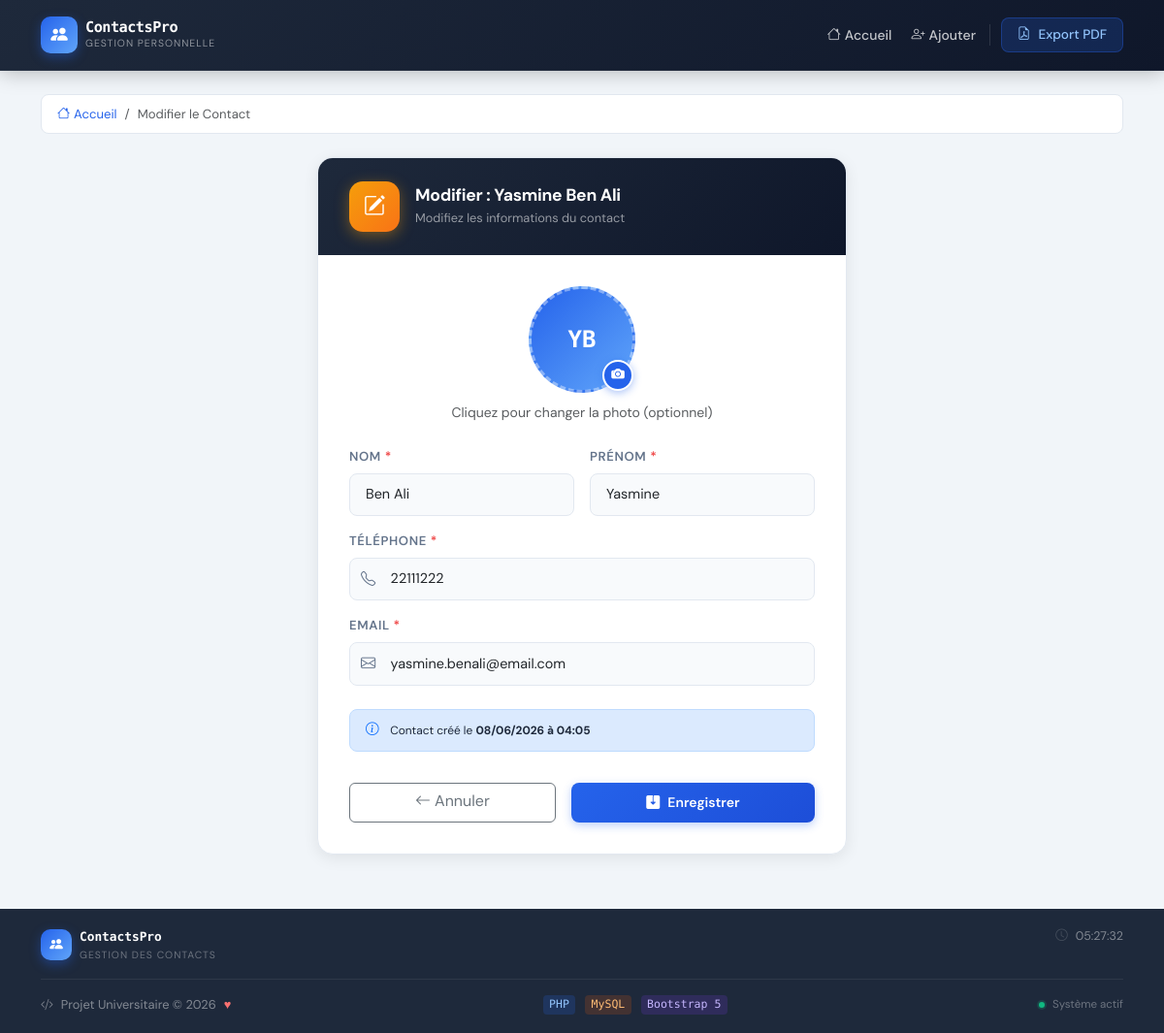
Page /index.php?action=edit&id=7 on the committed database.
### tables this page shows
CREATE TABLE `contacts` (
  `id`          INT(11)       NOT NULL AUTO_INCREMENT,
  `nom`         VARCHAR(50)   NOT NULL,
  `prenom`      VARCHAR(50)   NOT NULL,
  `telephone`   VARCHAR(20)   NOT NULL,
  `email`       VARCHAR(100)  NOT NULL,
  `photo`       VARCHAR(255)  DEFAULT NULL,
  `created_at`  TIMESTAMP     NOT NULL DEFAULT CURRENT_TIMESTAMP,
  PRIMARY KEY (`id`),
  UNIQUE KEY `uq_email` (`email`)
);

### app/controllers/ContactController.php (called while the page is built, shortened)
<?php
require_once __DIR__ . '/../services/ContactService.php';
require_once __DIR__ . '/../models/Contact.php';
class ContactController
{
    private ContactService   $service;
    public function __construct()
    {
        $uploadDir  = __DIR__ . '/../../public/uploads/photos/';
        $publicRoot = __DIR__ . '/../../public/';
        $this->service = new ContactService(
            model:      new Contact(),
            uploader:   new FileUploadService($uploadDir),
            publicRoot: $publicRoot,
        );
    }
    public function edit(): void
    {
        $id = (int)($_GET['id'] ?? 0);
        try {
            $contact = $this->service->findOrFail($id);
        } catch (\RuntimeException $e) {
            http_response_code(404);
            require_once __DIR__ . '/../../views/errors/404.php';
            exit;
        }
        $errors = [];
        require_once __DIR__ . '/../../views/contacts/edit.php';
    }
}

### app/config/Database.php (called while the page is built, shortened)
<?php
class Database
{
    private static ?PDO $instance = null;
    public static function getInstance(): PDO
    {
        if (self::$instance === null) {
            $db = new self();
            $dsn = "mysql:host={$db->host};dbname={$db->dbname};charset={$db->charset}";
            $options = [
                PDO::ATTR_ERRMODE            => PDO::ERRMODE_EXCEPTION,
                PDO::ATTR_DEFAULT_FETCH_MODE => PDO::FETCH_ASSOC,
                PDO::ATTR_EMULATE_PREPARES   => false,
            ];
            try {
                self::$instance = new PDO($dsn, $db->username, $db->password, $options);
            } catch (PDOException $e) {
                http_response_code(500);
                die(json_encode([
                    'error' => true,
                    'message' => 'Database connection failed: ' . $e->getMessage()
                ]));
            }
        }
        return self::$instance;
    }
}

### app/models/Contact.php (called while the page is built, shortened)
<?php
require_once __DIR__ . '/../config/Database.php';
class Contact
{
    private PDO $db;
    private string $table = 'contacts';
    public function __construct()
    {
        $this->db = Database::getInstance();
    }
    public function getById(int $id): array|false
    {
        $stmt = $this->db->prepare("SELECT * FROM {$this->table} WHERE id = :id");
        $stmt->execute([':id' => $id]);
        return $stmt->fetch();
    }
}

### app/services/ContactService.php (called while the page is built, shortened)
<?php
require_once __DIR__ . '/../models/Contact.php';
class ContactService
{
    public function findOrFail(int $id): array
    {
        $contact = $this->model->getById($id);
        return $contact;
    }
}

### views/contacts/edit.php (the view, shortened to what this page needs)
<?php
require_once ROOT . '/views/layout/header.php';
?>
<div class="container py-4">
  <nav aria-label="breadcrumb" class="mb-4">
    <ol class="breadcrumb custom-breadcrumb">
      <li class="breadcrumb-item"><a href="index.php"><i class="bi bi-house me-1"></i>Accueil</a></li>
      <li class="breadcrumb-item active">Modifier le Contact</li>
    </ol>
  </nav>
  <div class="row justify-content-center">
    <div class="col-lg-7 col-xl-6">
      <div class="form-card">
        <div class="form-card-header">
          <div class="form-icon-wrap edit-icon">
            <i class="bi bi-pencil-square"></i>
          </div>
          <div>
            <h2 class="form-card-title">
              Modifier :
              <?= htmlspecialchars($contact['prenom'] . ' ' . $contact['nom'], ENT_QUOTES, 'UTF-8') ?>
            </h2>
            <p class="form-card-sub">Modifiez les informations du contact</p>
          </div>
        </div>
        <div class="form-card-body">
          <form method="POST"
                action="index.php?action=edit&id=<?= $contact['id'] ?>"
                enctype="multipart/form-data"
                id="contactForm"
                novalidate>
            <div class="photo-upload-section mb-4">
              <div class="photo-preview-wrap" id="photoPreviewWrap">
                <?php if ($contact['photo'] && file_exists(ROOT . '/public/' . $contact['photo'])): ?>
                  <img id="photoPreview"
                       src="public/<?= htmlspecialchars($contact['photo'], ENT_QUOTES, 'UTF-8') ?>"
                       alt="Photo"
                       class="photo-preview-img" />
                  <div class="photo-placeholder d-none" id="photoPlaceholder">
                    <i class="bi bi-camera fs-2"></i>
                  </div>
                <?php else: ?>
                  <div class="photo-placeholder" id="photoPlaceholder">
                    <div class="avatar-initials-large">
                      <?= strtoupper(substr($contact['prenom'], 0, 1) . substr($contact['nom'], 0, 1)) ?>
                    </div>
                  </div>
                <?php endif; ?>
                <label for="photo" class="photo-upload-overlay">
                  <i class="bi bi-camera-fill"></i>
                </label>
              </div>
              <div class="text-center mt-2">
                <small class="text-muted">Cliquez pour changer la photo (optionnel)</small>
              </div>
            </div>
            <div class="row g-3">
              <div class="col-sm-6">
                <label for="nom" class="form-label-custom">
                  Nom <span class="required-star">*</span>
                </label>
                <input type="text" name="nom" id="nom"
                       class="form-control form-control-custom <?= isset($errors['nom']) ? 'is-invalid' : '' ?>"
                       value="<?= htmlspecialchars($contact['nom'], ENT_QUOTES, 'UTF-8') ?>"
                       required maxlength="50" />
              </div>
              <div class="col-sm-6">
                <label for="prenom" class="form-label-custom">
                  Prénom <span class="required-star">*</span>
                </label>
                <input type="text" name="prenom" id="prenom"
                       class="form-control form-control-custom <?= isset($errors['prenom']) ? 'is-invalid' : '' ?>"
                       value="<?= htmlspecialchars($contact['prenom'], ENT_QUOTES, 'UTF-8') ?>"
                       required maxlength="50" />
              </div>
            </div>
            <div class="mt-3">
              <label for="telephone" class="form-label-custom">
                Téléphone <span class="required-star">*</span>
              </label>
              <div class="input-group-custom">
                <span class="input-group-icon"><i class="bi bi-telephone"></i></span>
                <input type="tel" name="telephone" id="telephone"
                       class="form-control form-control-custom with-icon <?= isset($errors['telephone']) ? 'is-invalid' : '' ?>"
                       value="<?= htmlspecialchars($contact['telephone'], ENT_QUOTES, 'UTF-8') ?>"
                       required />
              </div>
            </div>
            <div class="mt-3">
              <label for="email" class="form-label-custom">
                Email <span class="required-star">*</span>
              </label>
              <div class="input-group-custom">
                <span class="input-group-icon"><i class="bi bi-envelope"></i></span>
                <input type="email" name="email" id="email"
                       class="form-control form-control-custom with-icon <?= isset($errors['email']) ? 'is-invalid' : '' ?>"
                       value="<?= htmlspecialchars($contact['email'], ENT_QUOTES, 'UTF-8') ?>"
                       required maxlength="100" />
              </div>
            </div>
            <div class="info-box mt-4">
              <i class="bi bi-info-circle me-2 text-primary"></i>
              <small>
                Contact créé le
                <strong><?= date('d/m/Y à H:i', strtotime($contact['created_at'])) ?></strong>
              </small>
            </div>
            <div class="d-flex gap-3 mt-4 pt-2">
              <a href="index.php" class="btn btn-outline-secondary flex-fill">
                <i class="bi bi-arrow-left me-1"></i>Annuler
              </a>
              <button type="submit" class="btn btn-primary-custom flex-fill">
                <i class="bi bi-save2-fill me-2"></i>Enregistrer
              </button>
            </div>
          </form>
        </div>
      </div>
    </div>
  </div>
</div>
<?php require_once ROOT . '/views/layout/footer.php'; ?>

### public/css/style.css (style rules this page uses)
:root { --primary: #2563EB; --primary-dark: #1d4ed8; --primary-light: #DBEAFE; --secondary: #1E293B; --success: #10B981; --danger: #EF4444; --warning: #F59E0B; --bg: #F1F5F9; --surface: #FFFFFF; --surface-2: #F8FAFC; --border: #E2E8F0; --text: #1E293B; --text-muted: #64748B; --radius: 12px; --radius-sm: 8px; --radius-lg: 16px; --shadow-sm: 0 1px 3px rgba(0,0,0,.06), 0 1px 2px rgba(0,0,0,.04); --shadow: 0 4px 16px rgba(0,0,0,.08); --shadow-lg: 0 12px 40px rgba(0,0,0,.12); --transition: .2s cubic-bezier(.4,0,.2,1); }
*, *::before, *::after { box-sizing: border-box; }
html { scroll-behavior: smooth; }
body { font-family: 'DM Sans', system-ui, sans-serif; background: var(--bg); color: var(--text); min-height: 100vh; display: flex; flex-direction: column; -webkit-font-smoothing: antialiased; }
.btn-primary-custom { background: linear-gradient(135deg, var(--primary), var(--primary-dark)); color: #fff; border: none; border-radius: var(--radius-sm); padding: .6rem 1.4rem; font-weight: 600; font-size: .875rem; transition: all var(--transition); box-shadow: 0 3px 10px rgba(37,99,235,.3); }
.avatar-initials-large { font-family: 'Space Mono', monospace; font-size: 1.5rem; font-weight: 700; color: #fff; }
.form-card { background: var(--surface); border-radius: var(--radius-lg); border: 1px solid var(--border); box-shadow: var(--shadow); overflow: hidden; }
.form-card-header { background: linear-gradient(135deg, var(--secondary) 0%, #0f172a 100%); padding: 1.5rem 2rem; display: flex; align-items: center; gap: 1rem; }
.form-icon-wrap { width: 52px; height: 52px; background: linear-gradient(135deg, var(--primary), #60a5fa); border-radius: 14px; display: flex; align-items: center; justify-content: center; font-size: 1.4rem; color: #fff; flex-shrink: 0; box-shadow: 0 4px 15px rgba(37,99,235,.4); }
.form-icon-wrap.edit-icon { background: linear-gradient(135deg, var(--warning), #f97316); box-shadow: 0 4px 15px rgba(245,158,11,.4); }
.form-card-title { font-size: 1.1rem; font-weight: 700; color: #fff; margin: 0; letter-spacing: -.3px; }
.form-card-sub { font-size: .8rem; color: rgba(255,255,255,.55); margin: .2rem 0 0; }
.form-card-body { padding: 2rem; }
.form-label-custom { font-weight: 600; font-size: .82rem; color: var(--text-muted); text-transform: uppercase; letter-spacing: .6px; margin-bottom: .45rem; display: block; }
.required-star { color: var(--danger); }
.form-control-custom { border: 1.5px solid var(--border) !important; border-radius: var(--radius-sm) !important; padding: .65rem 1rem !important; font-size: .9rem !important; height: auto !important; transition: all var(--transition) !important; background: var(--surface-2) !important; }
.form-control-custom.with-icon { padding-left: 2.6rem !important; }
.input-group-custom { position: relative; }
.input-group-icon { position: absolute; left: 12px; top: 50%; transform: translateY(-50%); color: var(--text-muted); z-index: 2; font-size: .95rem; }
.info-box { background: var(--primary-light); border: 1px solid #bfdbfe; border-radius: var(--radius-sm); padding: .7rem 1rem; font-size: .85rem; color: var(--secondary); }
.photo-upload-section { text-align: center; }
.photo-preview-wrap { position: relative; width: 110px; height: 110px; margin: 0 auto; cursor: pointer; }
.photo-placeholder { width: 110px; height: 110px; border-radius: 50%; background: linear-gradient(135deg, var(--primary), #60a5fa); display: flex; flex-direction: column; align-items: center; justify-content: center; color: rgba(255,255,255,.85); border: 3px dashed rgba(255,255,255,.4); transition: all var(--transition); }
.photo-upload-overlay { position: absolute; bottom: 2px; right: 2px; width: 32px; height: 32px; background: var(--primary); color: #fff; border-radius: 50%; display: flex; align-items: center; justify-content: center; font-size: .85rem; cursor: pointer; box-shadow: 0 2px 8px rgba(37,99,235,.4); transition: all var(--transition); border: 2px solid #fff; }
.custom-breadcrumb { background: var(--surface); padding: .6rem 1rem; border-radius: var(--radius-sm); border: 1px solid var(--border); font-size: .82rem; }
.custom-breadcrumb a { color: var(--primary); text-decoration: none; }
.form-card { animation: fadeInUp .3s ease both; }

### rows in the picture
contacts: prenom+nom "Yasmine Ben Ali", prenom+nom "YB", nom "Ben Ali", prenom "Yasmine", telephone "22111222", email "yasmine.benali@email.com", created_at "08/06/2026 à 04:05"
